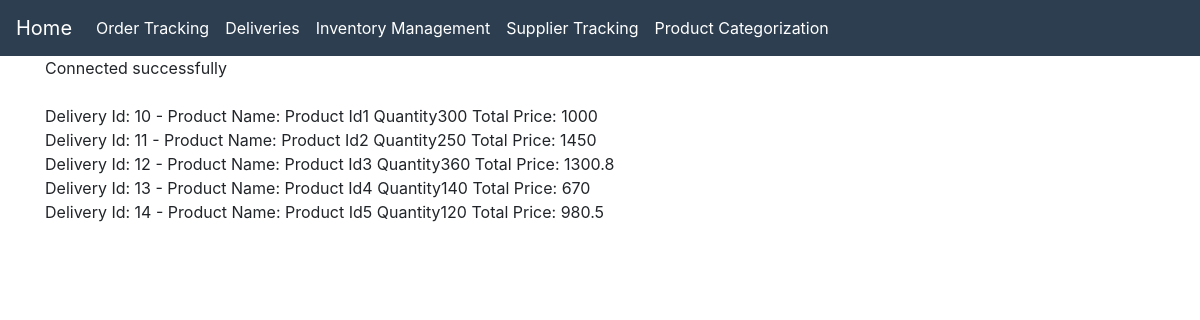
/Deliveries.php, run on the app's committed database.
### tables this page shows
Create table Details(
order_id int not null,
detail_id int not null auto_increment,
product_id int,
quantity int,
total_price double,
delivery_id int not null,
primary key(detail_id, delivery_id),
foreign key (order_id) references Orders(order_id),
foreign key (product_id) references Products(product_id)
);

### Deliveries.php (the view, shortened to what this page needs)
<!DOCTYPE html>
<html lang="en">
<html>
	<head>
		<link rel="stylesheet" href="https://stackpath.bootstrapcdn.com/bootstrap/4.4.1/css/bootstrap.min.css">
		<link rel="stylesheet" href="gallery.css">
	</head>
	<body>
    <nav class="navbar navbar-expand-lg navbar-light bg-light">
            <a class="navbar-brand" href="home.php">Home</a>
            <div class="collapse navbar-collapse" id="navbarNav">
              <ul class="navbar-nav">
                <li class="nav-item active">
                  <a class="nav-link" href="Order Tracking.php">Order Tracking<span class="sr-only">(current)</span></a>
                </li>
                <li class="nav-item">
                  <a class="nav-link" href="Deliveries.php"> Deliveries</a>
                </li>
                <li class="nav-item">
                  <a class="nav-link" href="Inventory Management.php">Inventory Management</a>
                </li>
                <li class="nav-item">
                  <a class="nav-link" href="Supplier Tracking.php">Supplier Tracking</a>
                </li>
				<li class="nav-item">
                  <a class="nav-link" href="Product Categorization.php">Product Categorization</a>
                </li>
              </ul>
            </div>
          </nav>
		<div class="container">
	<?php
echo "Connected successfully";
?>
<br> <br>
	<?php
$servername = "localhost";
$username = "root";
$password = "";
$dbname = "universitydb";
$conn = new mysqli($servername, $username, $password, $dbname);
$sql = "SELECT Details.delivery_id,Products.product_name, Details.product_id, Details.quantity,Details.total_price
FROM Details
RIGHT JOIN Products ON Products.product_id = details.product_id
WHERE delivery_id > 0;";
$result = $conn->query($sql);
if ($result->num_rows > 0) {
  while($row = $result->fetch_assoc()) {
    echo "Delivery Id: " . $row["delivery_id"]. " - Product Name: " . $row["Products.product_name"]. " Product Id" . $row["product_id"]. " Quantity" . $row["quantity"]. "  Total Price: " . $row["total_price"]. "<br>";
  }
} else {
  echo "0 results";
}
?>
	    </div>
</body>
</html>

### gallery.css (style rules this page uses)
.bg-light { background-color: #2c3e50 !important; }
.navbar-light .navbar-brand { color:white; }
.navbar-light .navbar-nav .active>.nav-link, .navbar-light .navbar-nav .nav-link.active, .navbar-light .navbar-nav .nav-link.show, .navbar-light .navbar-nav .show>.nav-link { color: white; }
.navbar-light .navbar-nav .nav-link { color: white; }

### data on the page
details: delivery "10", product "1", quantity "300", total_price "1000"
details: delivery "11", product "2", quantity "250", total_price "1450"
details: delivery "12", product "3", quantity "360", total_price "1300.8"
details: delivery "13", product "4", quantity "140", total_price "670"
details: delivery "14", product "5", quantity "120", total_price "980.5"
